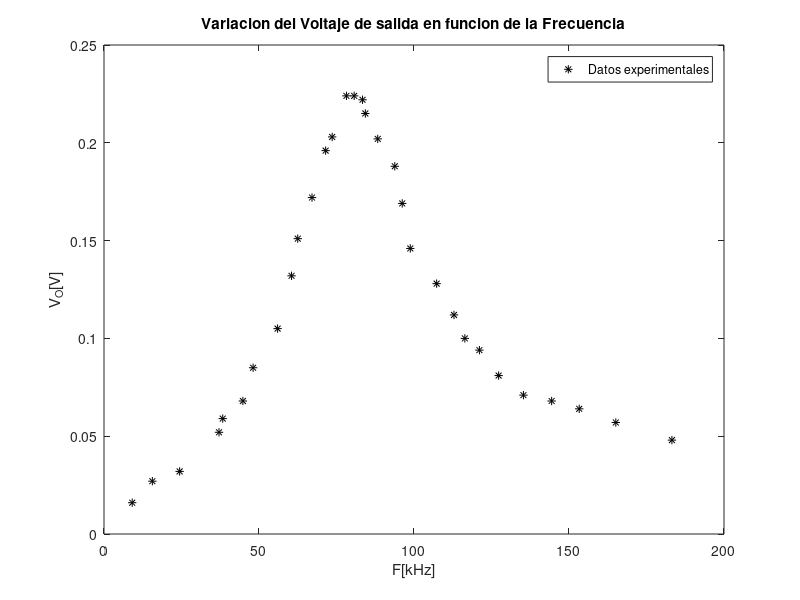
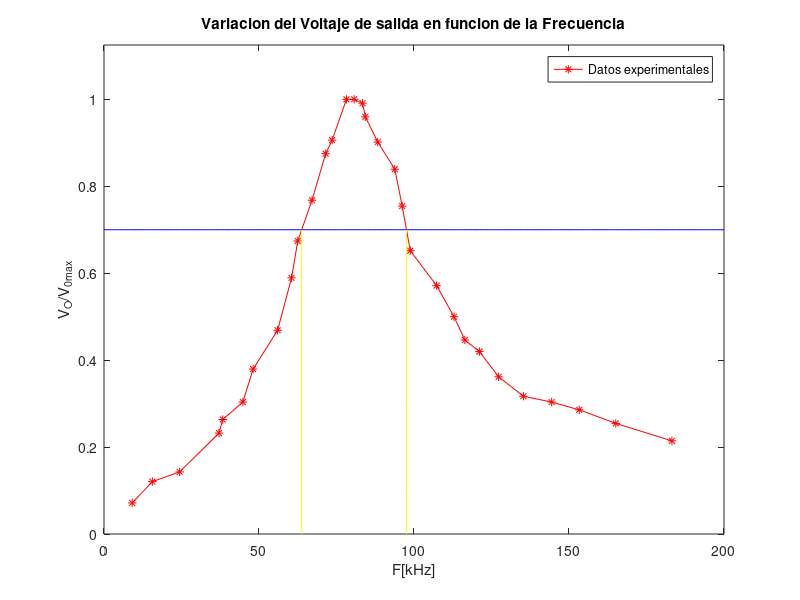

The MATLAB source for these figures, in order:
clear all; close all;
x = [9.1 15.6 24.4 37.1 38.3 44.8 48.1 56.0 60.5 62.5 67.1 71.5 73.6 78.2 80.7 83.4 84.3 88.3 93.8 96.2 98.8 107.3 112.9 116.4 121.1 127.3 135.3 144.4 153.3 165.1 183.2];
y = [0.016 0.027 0.032 0.052 0.059 0.068 0.085 0.105 0.132 0.151 0.172 0.196 0.203 0.224 0.224 0.222 0.215 0.202 0.188 0.169 0.146 0.128 0.112 0.1 0.094 0.081 0.071 0.068 0.064 0.057 0.048];
figure(1); clf;
plot (x,y,'k*')
xlabel('F[kHz]'); ylabel('V_{O}[V]');
title ('Variacion del Voltaje de salida en funcion de la Frecuencia')
legend('Datos experimentales')
print -djpeg -r100 grafica_volsvsf.jpg
%%%%%%%%%%%%%%%%%%%%%%%%%%%%%%%%%%%%%%%%%%%%%
yn = y./0.224;
x70= 0:1:200;
y70= 0.7*ones(1,201);
xf1= 63.77*ones(1,8);
yf1= 0:0.1:0.7;
xf2= 97.58*ones(1,8);
yf2= 0:0.1:0.7;
figure(2); clf;
plot (x,yn,'r-*',x70,y70,'b-',xf1,yf1,'y-',xf2,yf2,'y-')
xlabel('F[kHz]'); ylabel('V_{O}/V_{0max}');
title ('Variacion del Voltaje de salida en funcion de la Frecuencia')
legend('Datos experimentales')
ylim([0 1.125]);
print -djpeg -r100 grafica_volsvsfnorm.jpg
